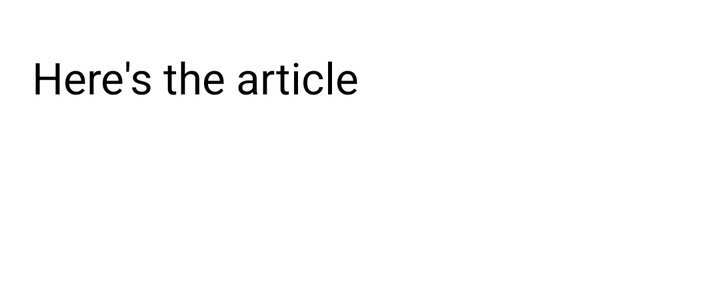
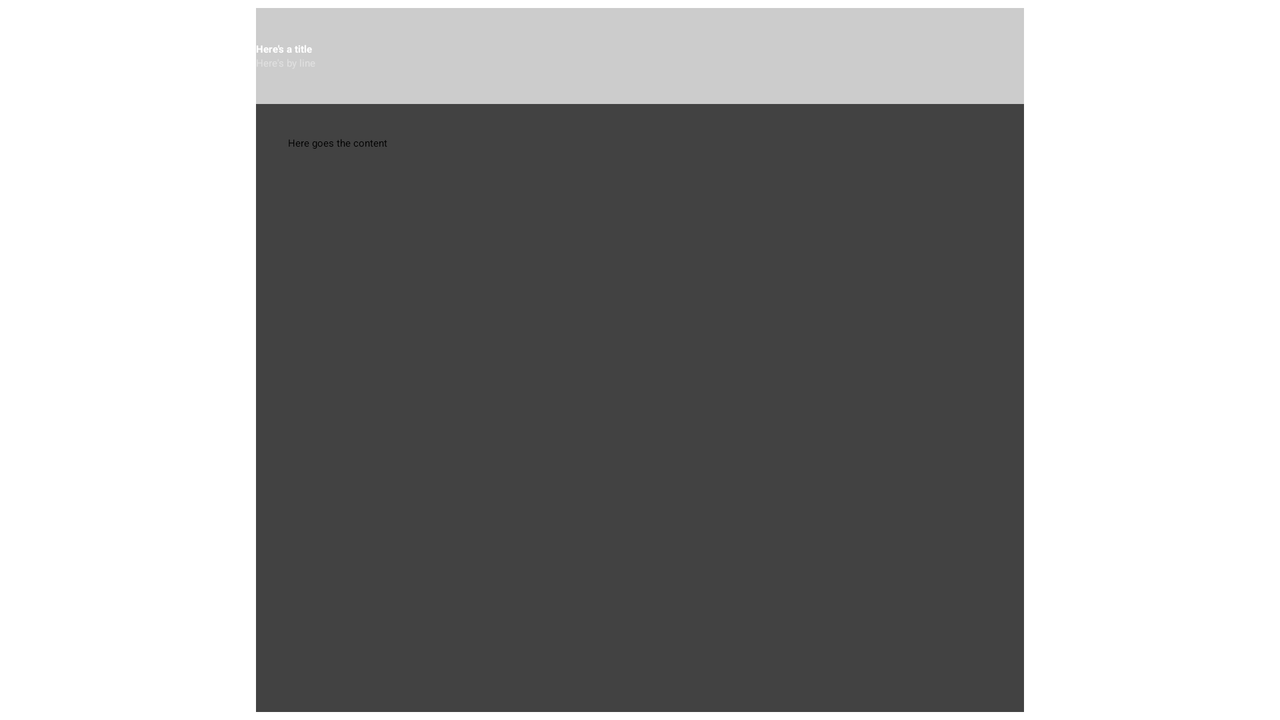

First picture: res/layout/ on a phone held upright. Second picture: the repository's own variant of that layout, on a device whose configuration matches the variant's folder. Source for both follows.
<!-- AndroidManifest.xml: application theme Theme.Bacon -->
<!-- res/layout/bodycontent.xml -->
<TextView
     xmlns:android="http://schemas.android.com/apk/res/android"
     xmlns:app="http://schemas.android.com/apk/res-auto"
     xmlns:tools="http://schemas.android.com/tools"
        android:id="@+id/article_body"
        tools:text="Here's the article"
        style="?android:attr/textAppearanceMedium"
        android:layout_width="match_parent"
        android:autoLink="web"
        android:linksClickable="true"
        android:layout_height="wrap_content"
        android:layout_marginLeft="@dimen/detail_inner_horiz_margin"
        android:layout_marginStart="@dimen/detail_inner_horiz_margin"
        android:layout_marginRight="@dimen/detail_inner_horiz_margin"
        android:layout_marginEnd="@dimen/detail_inner_horiz_margin"
        android:layout_marginBottom="@dimen/detail_body_bottom_margin"
        android:layout_marginTop="@dimen/detail_body_top_margin"
        android:textColor="@android:color/black"
        android:textColorLink="@color/theme_accent"
        android:textSize="@dimen/detail_body_text_size"
        android:lineSpacingMultiplier="@fraction/detail_body_line_spacing_multiplier" />
<!-- resources referenced by this layout -->
<resources>
  <color name="theme_accent">#00B8D4</color>
  <dimen name="detail_body_bottom_margin">88dp</dimen>
  <dimen name="detail_body_text_size">22sp</dimen>
  <dimen name="detail_body_top_margin">24dp</dimen>
  <dimen name="detail_inner_horiz_margin">16dp</dimen>
</resources>
<!-- res/layout-w600dp/bodycontent.xml (the repository's variant of the layout above) -->
<!-- drawn on the phone turned sideways -->
<android.support.v7.widget.CardView
            xmlns:android="http://schemas.android.com/apk/res/android"
            xmlns:tools="http://schemas.android.com/tools"
     xmlns:app="http://schemas.android.com/apk/res-auto"
            android:id="@+id/card"
            android:elevation="8dp"
            android:layout_width="match_parent"
            android:layout_height="match_parent"
            android:layout_marginLeft="128dp"
            android:layout_marginRight="128dp"
            android:layout_marginTop="4dp"
            android:layout_marginBottom="4dp"
            android:layout_centerHorizontal="true"
            android:layout_gravity="center_horizontal"
            android:clickable="true"
            android:focusable="true"
        app:elevation="@dimen/cardview_default_elevation">

            <LinearLayout
                android:layout_width="match_parent"
                android:layout_height="match_parent"
                android:orientation="vertical">

            <android.support.v7.widget.Toolbar
                android:id="@+id/card_toolbar"
                android:layout_width="match_parent"
                android:layout_height="wrap_content"
                android:gravity="top"
                android:background="@android:color/white" >

                <LinearLayout
                    android:id="@+id/meta_bar"
                    android:layout_gravity="center"
                    android:gravity="center"
                    android:layout_width="match_parent"
                    android:layout_height="@dimen/expanded_toolbar_height"
                    android:orientation="vertical"
                    tools:background="@color/photo_placeholder">

                    <TextView
                        android:elevation="4dp"
                        tools:text="Here's a title"
                        android:id="@+id/article_title"
                        style="?android:attr/textAppearanceLarge"
                        android:layout_width="match_parent"
                        android:layout_height="wrap_content"
                        android:maxLines="1"
                        android:textColor="@color/white"
                        android:textStyle="bold" />

                    <TextView
                        tools:text="Here's by line"
                        android:id="@+id/article_byline"
                        style="?android:attr/textAppearanceSmall"
                        android:layout_width="match_parent"
                        android:maxLines="1"
                        android:layout_height="wrap_content"
                        android:textColor="@color/ltgray" />

                </LinearLayout>

            </android.support.v7.widget.Toolbar>

            <TextView
                android:id="@+id/article_body"
                style="?android:attr/textAppearanceMedium"
                android:layout_width="match_parent"
                tools:text="Here goes the content"
                android:layout_height="wrap_content"
                android:layout_marginBottom="24dp"
                android:layout_marginLeft="@dimen/activity_horizontal_margin"
                android:layout_marginRight="@dimen/activity_horizontal_margin"
                android:layout_marginTop="16dp"
                android:autoLink="web"
                android:linksClickable="true"
                android:textColor="@android:color/black" />

            </LinearLayout>

 </android.support.v7.widget.CardView>
<!-- resources referenced by the variant -->
<!-- as the phone turned sideways resolves them -->
<resources>
  <color name="ltgray">#ffe0e0e0</color>
  <color name="photo_placeholder">#ccc</color>
  <color name="white">#fff</color>
  <dimen name="activity_horizontal_margin">16dp</dimen>
  <!-- from res/values-land/ -->
  <dimen name="expanded_toolbar_height">48dp</dimen>
</resources>
